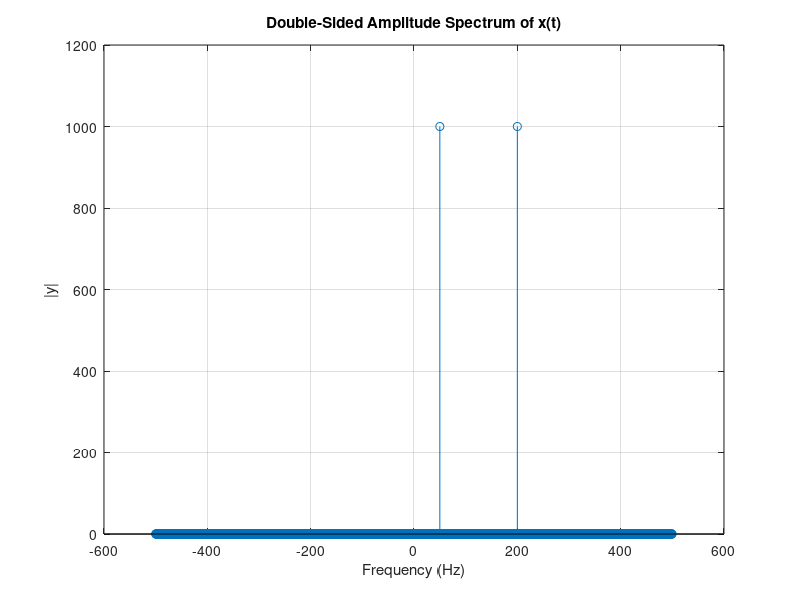
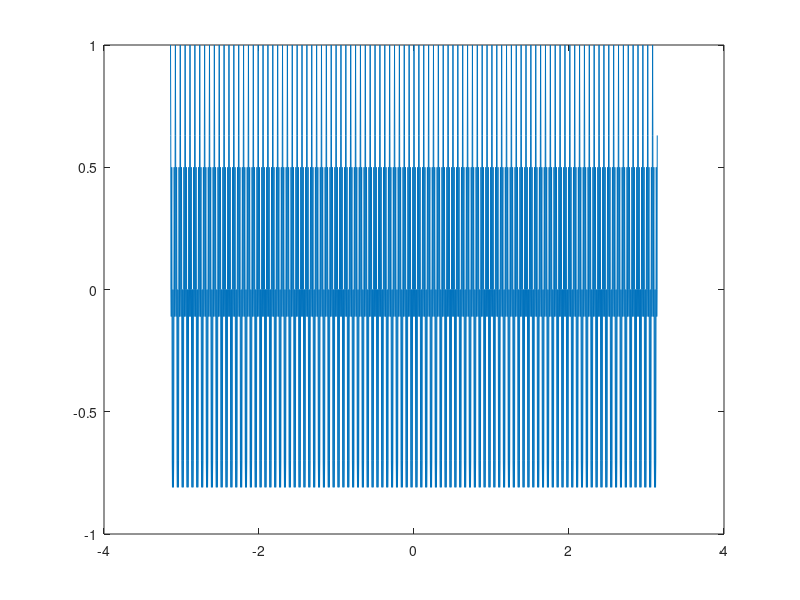
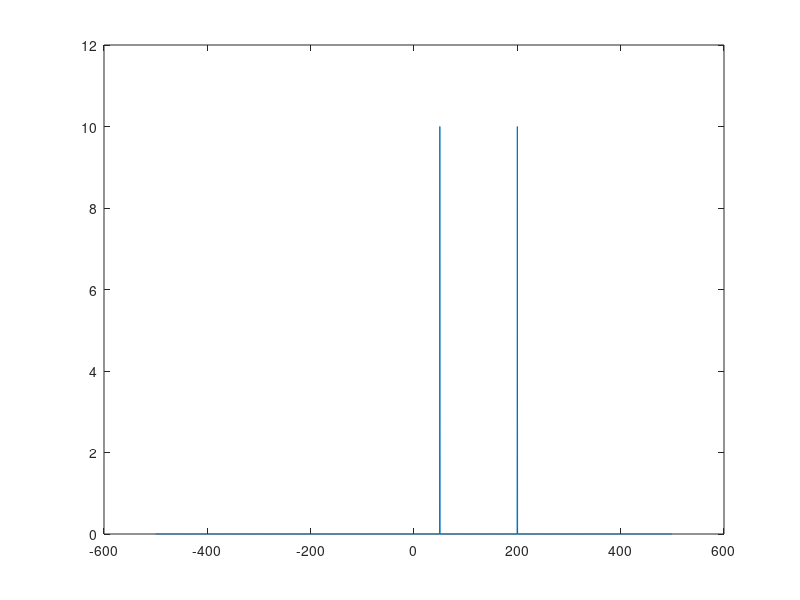

The MATLAB script that drew these images, in order:
Fs = 1000;
t = -pi:pi/Fs:pi-pi/Fs;
%x = cos(2*pi*15*t - pi/4) + cos(2*pi*40*t + pi/2);

Omega_1 = 1; Theta_1 = log(0.5); Phi_1 = pi/2;
Omega_2 = 1; Theta_2 = log(0.5); Phi_2 = pi/2;
Omega_3 = 8; Theta_3 = log(1); Phi_3 = pi/2;
Omega_4 = 12; Theta_4 = log(0.5); Phi_4 = pi/2;

%x = cos(2*pi*2*t - pi/4) + sin(2*2*pi*t + pi/2);
E1 = exp((1i*100*Omega_1.*t)+Theta_1);
E2 = exp((1i*400*Omega_2.*t)+Theta_2);

x = E1+E2;
y = fft(x);
z = fftshift(y);

ly = length(y);
f = (-ly/2:ly/2-1)/ly*Fs;
stem(f,abs(z))
title("Double-Sided Amplitude Spectrum of x(t)")
xlabel("Frequency (Hz)")
ylabel("|y|")
grid

figure;
plot(t,x);
figure;
absZ = abs(z)/100;
%plot(f(51:150),absZ(5001:5100));
plot(f,absZ);